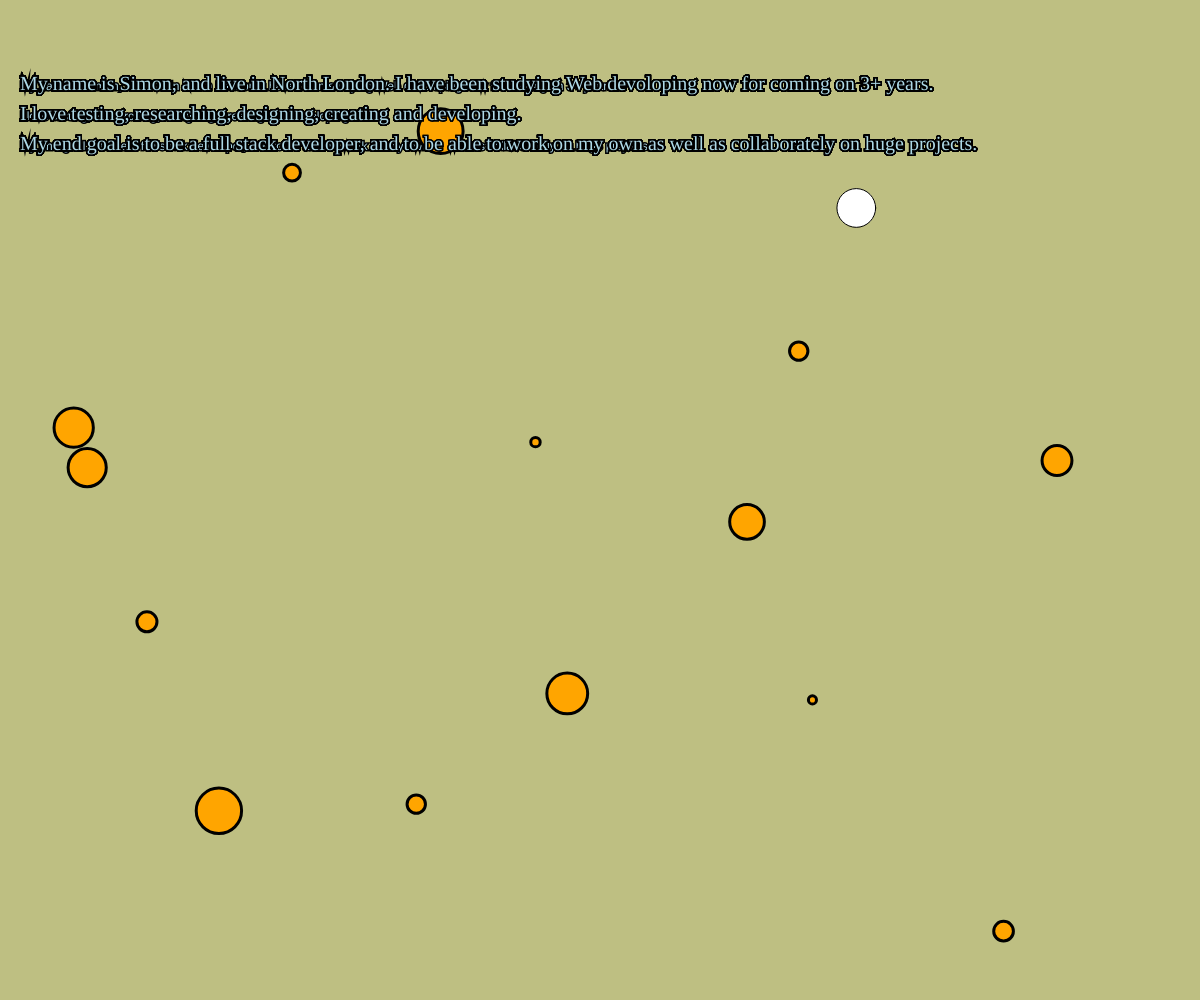
Frame 1 (no input)
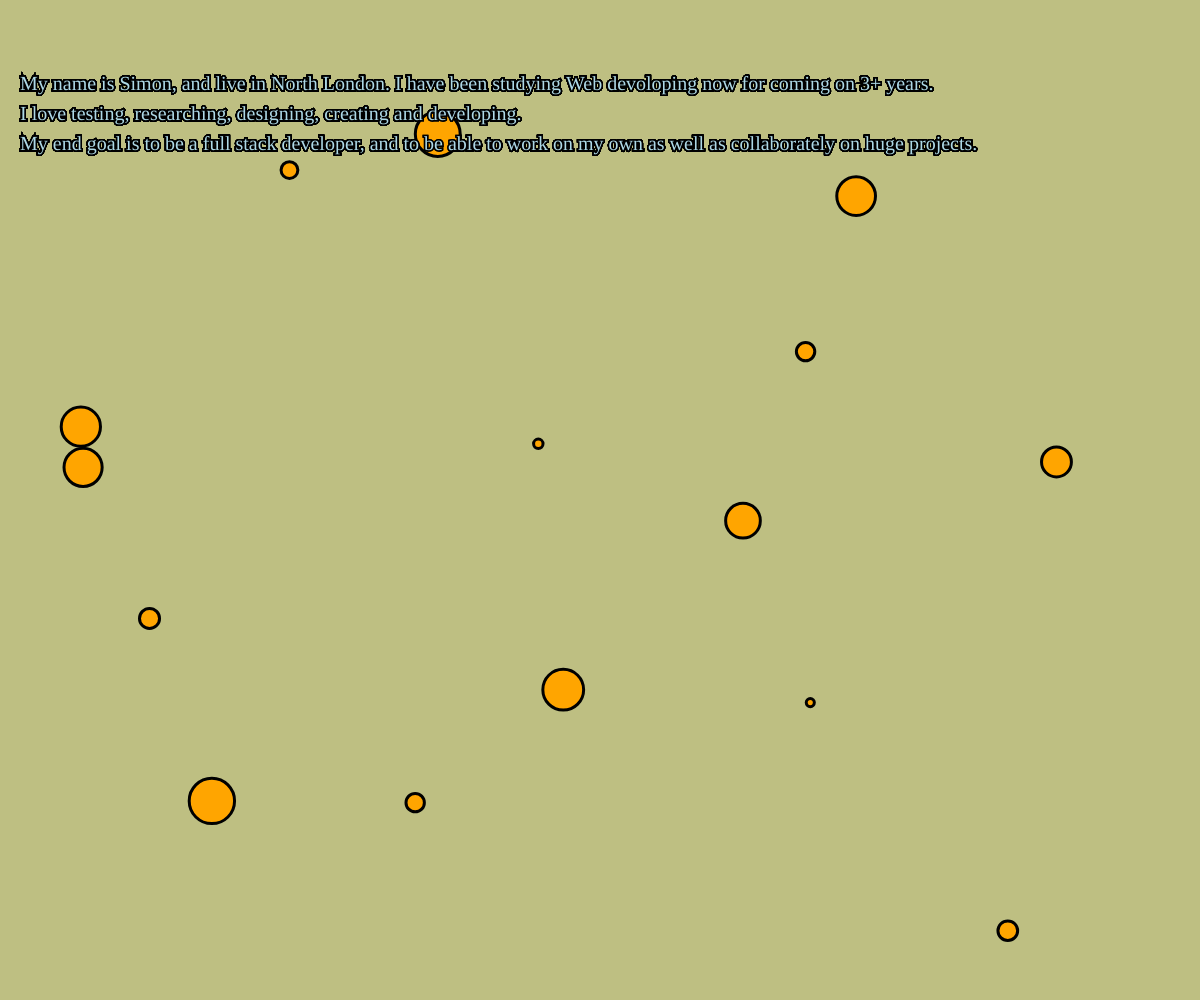
Frame 60 (no input)
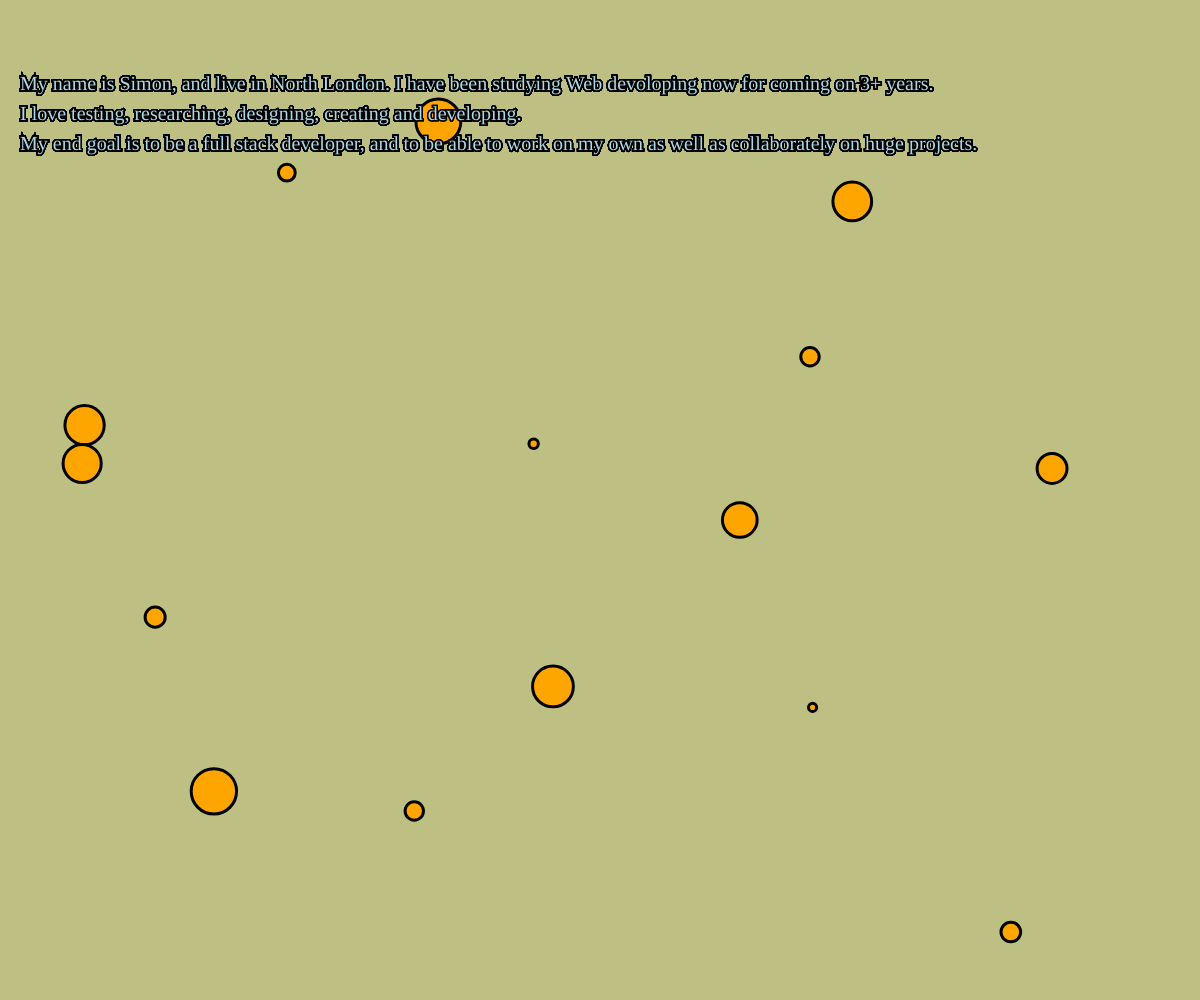
Frame 120 (the mouse pressed at the canvas centre since frame 60)

The p5.js sketch that drew these frames (run headless with seeded random() and noise() and a simulated clock; from frame 60 on, the mouse is pressed at the canvas centre):

// p5.js sketch
// ── sketch.js
let bubbles = []; 

function setup() {
	createCanvas(windowWidth, windowHeight);
	background(50, 89, 100);

for (let i = 0; i < 15; i++) {
	bubbles.push(new bubble());
  }
}

function draw() {
	background(190, 191, 130);
	for (let i = 0; i < bubbles.length; i++) {
	bubbles[i].move();
  bubbles[i].display();
  stroke('black');
  strokeWeight(3);
  text("My name is Simon, and live in North London. I have been studying Web devoloping now for coming on 3+ years.", 20, 90); 
  text("I love testing, researching, designing, creating and developing.", 20, 120);
  text("My end goal is to be a full stack developer, and to be able to work on my own as well as collaborately on huge projects.", 20, 150);
  textSize(20);
  textFont('Consolas')
  fill(255, 165, 0);
  }
}

// bubble Class 
class bubble {
	constructor() {
		this.x = random(width);
		this.y = random(height);
		this.diameter = random(5, 50);
		this.speed = 1;
    this.color = "lightblue";
	}
    move() {
    this.x += random(-this.speed, this.speed);
    this.y += random(-this.speed, this.speed);
    }
    display() {
    ellipse(this.x, this.y, this.diameter, this.diameter);
    fill(this.color);
    }  
}
